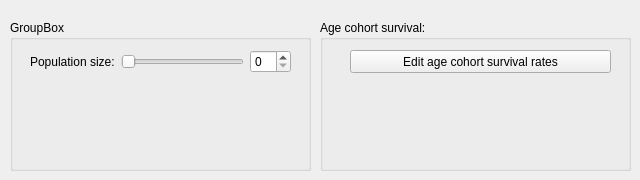
         <widget class="QWidget" name="tab_7">
          <attribute name="title">
           <string>Demography</string>
          </attribute>
          <widget class="QGroupBox" name="groupBox_21">
           <property name="geometry">
            <rect>
             <x>10</x>
             <y>20</y>
             <width>301</width>
             <height>151</height>
            </rect>
           </property>
           <property name="title">
            <string>GroupBox</string>
           </property>
           <widget class="QWidget" name="layoutWidget_4">
            <property name="geometry">
             <rect>
              <x>20</x>
              <y>30</y>
              <width>261</width>
              <height>24</height>
             </rect>
            </property>
            <layout class="QHBoxLayout" name="horizontalLayout_3">
             <item>
              <widget class="QLabel" name="label_45">
               <property name="text">
                <string>Population size:</string>
               </property>
              </widget>
             </item>
             <item>
              <widget class="QSlider" name="horizontalSlider_34">
               <property name="orientation">
                <enum>Qt::Horizontal</enum>
               </property>
              </widget>
             </item>
             <item>
              <widget class="QSpinBox" name="spinBox_28"/>
             </item>
            </layout>
           </widget>
          </widget>
          <widget class="QGroupBox" name="groupBox_22">
           <property name="geometry">
            <rect>
             <x>320</x>
             <y>20</y>
             <width>311</width>
             <height>151</height>
            </rect>
           </property>
           <property name="title">
            <string>Age cohort survival:</string>
           </property>
           <widget class="QPushButton" name="pushButton_6">
            <property name="geometry">
             <rect>
              <x>30</x>
              <y>30</y>
              <width>261</width>
              <height>23</height>
             </rect>
            </property>
            <property name="text">
             <string>Edit age cohort survival rates</string>
            </property>
           </widget>
          </widget>
         </widget>
